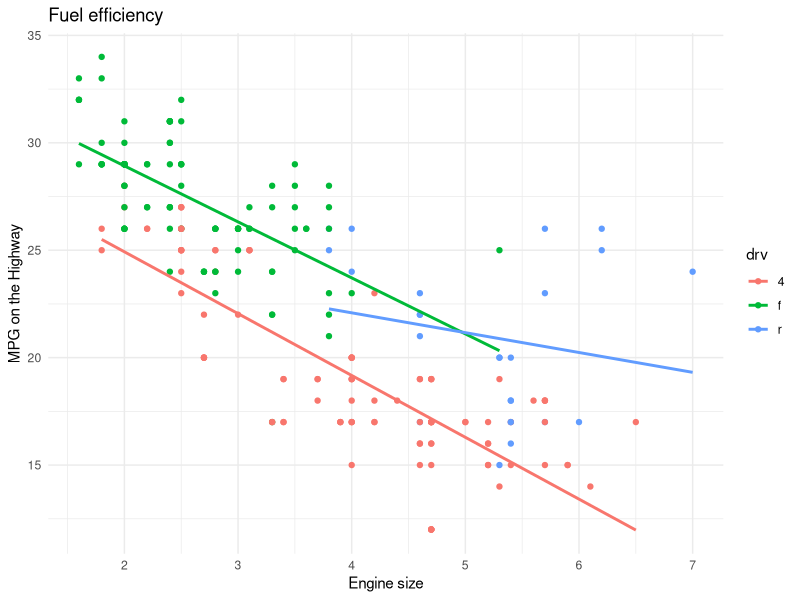
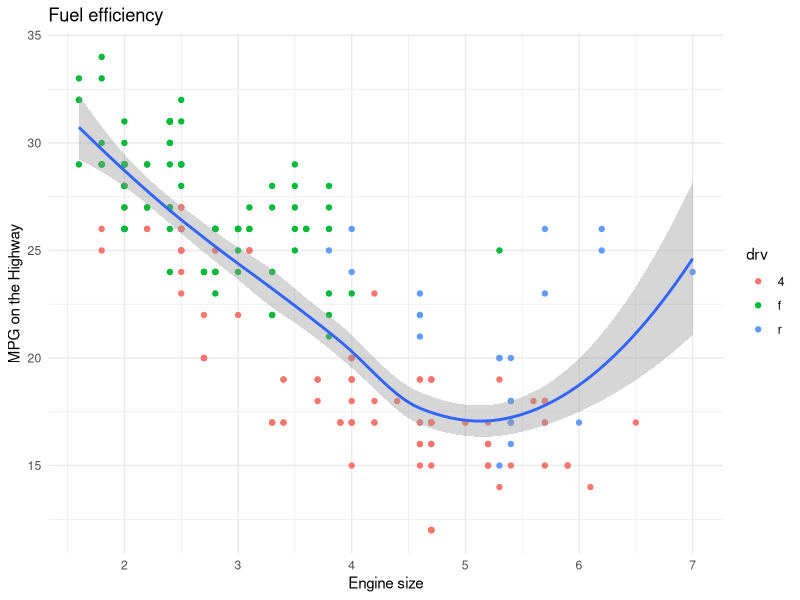

Write the R code that produced these figures, in order.
require(tidyverse)

names(mpg)

mpg %>% 
  filter(hwy < 35) %>% 
  ggplot(aes(x = displ, y = hwy, colour = drv)) +
  geom_point() +
  geom_smooth(method = lm, se = F) +
  labs(x = "Engine size", y = "MPG on the Highway", 
       title = "Fuel efficiency") +
  theme_minimal()
  # ggsave("figure.jpg") # not working

mpg %>% 
  filter(hwy < 35) %>% 
  ggplot(aes(x=displ, y=hwy)) +
  geom_point(aes(colour=drv)) +
  geom_smooth() +
  labs(x="Engine size", y="MPG on the Highway", title="Fuel efficiency") +
  theme_minimal()
